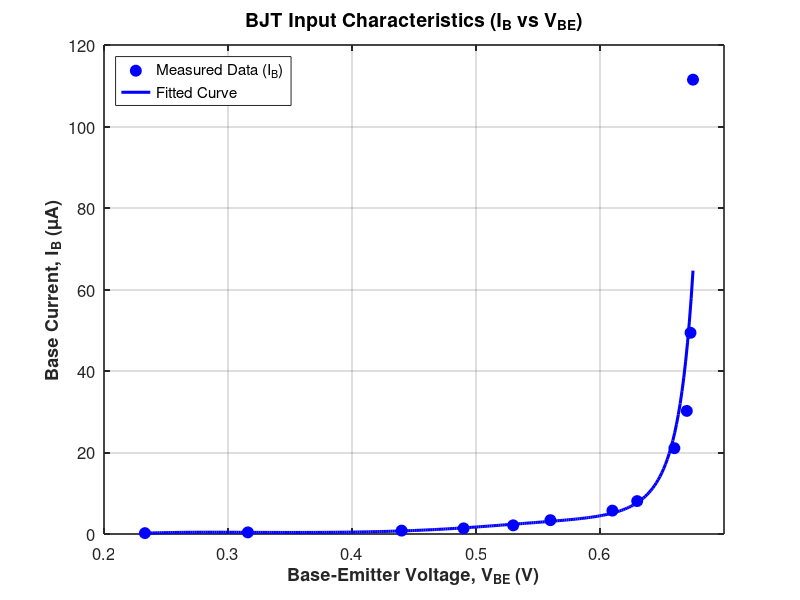
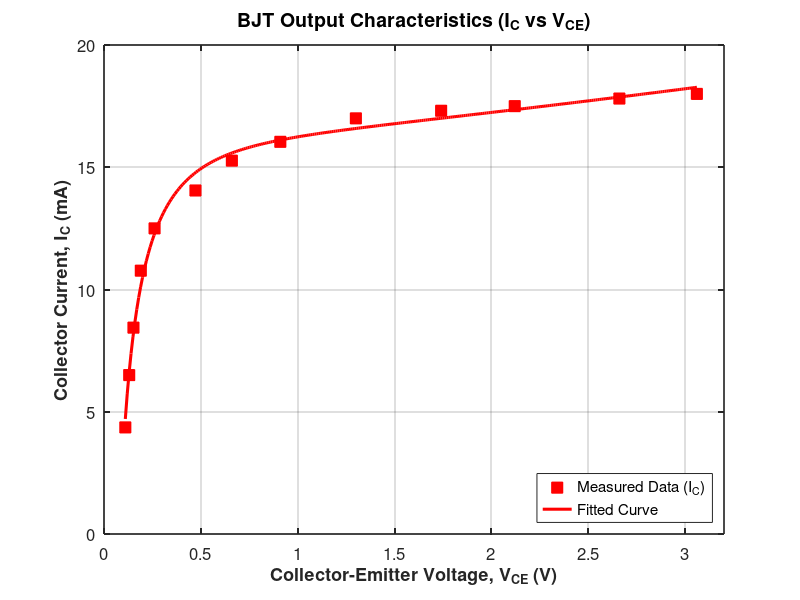

These charts were generated, in order, by the following MATLAB code:
clc; clear; close all;

x1 = [0.233, 0.316, 0.44, 0.49, 0.53, 0.56, 0.61, 0.63, 0.66, 0.67, 0.673, 0.675]; % Vbe (V)
y1 = [0.213, 0.4, 0.83, 1.38, 2.13, 3.4, 5.74, 8.08, 21.06, 30.21, 49.37, 111.49]; % Ib (uA)

y1_fit = log(y1); 
N1 = 6; 
X1 = zeros(N1, N1);
Y1 = zeros(N1, 1);

for i = 1:N1
    for j = 1:N1
        X1(i,j) = sum(x1.^(i+j-2));
    end
end

for i = 1:N1
    Y1(i,1) = sum((x1.^(i-1)) .* y1_fit);
end

P1 = flip(X1 \ Y1);
xi1 = linspace(min(x1), max(x1), 300);
yi1 = exp(polyval(P1, xi1));

x2 = [0.11, 0.13, 0.152, 0.19, 0.261, 0.472, 0.66, 0.91, 1.3, 1.74, 2.12, 2.66, 3.06]; % Vce (V)
y2 = [4.36, 6.5, 8.44, 10.77, 12.5, 14.05, 15.27, 16.04, 17, 17.31, 17.5, 17.81, 18];  % Ic (mA)

x2_fit = log(x2);
N2 = 4; 
X2 = zeros(N2, N2);
Y2 = zeros(N2, 1);

for i = 1:N2
    for j = 1:N2
        X2(i,j) = sum(x2_fit.^(i+j-2));
    end
end

for i = 1:N2
    Y2(i,1) = sum((x2_fit.^(i-1)) .* y2);
end

P2 = flip(X2 \ Y2);
xi2 = linspace(min(x2), max(x2), 300);
yi2 = polyval(P2, log(xi2));

figure('Name', 'Input Characteristics', 'Color', 'w', ...
       'Units', 'normalized', 'Position', [0.05, 0.15, 0.43, 0.7]);

plot(x1, y1, 'bo', 'MarkerSize', 8, 'MarkerFaceColor', 'b');
hold on;
plot(xi1, yi1, 'b-', 'LineWidth', 2.2);
grid on;
xlim([0.2, 0.7]);
ylim([0, 120]);
set(gca, 'FontSize', 12, 'LineWidth', 1.2);
xlabel('Base-Emitter Voltage, V_{BE} (V)', 'FontSize', 13, 'FontWeight', 'bold');
ylabel('Base Current, I_B (\muA)', 'FontSize', 13, 'FontWeight', 'bold');
title('BJT Input Characteristics (I_B vs V_{BE})', 'FontSize', 14, 'FontWeight', 'bold');
legend('Measured Data (I_B)', 'Fitted Curve', 'Location', 'northwest', 'FontSize', 11);

figure('Name', 'Output Characteristics', 'Color', 'w', ...
       'Units', 'normalized', 'Position', [0.52, 0.15, 0.43, 0.7]);

plot(x2, y2, 'rs', 'MarkerSize', 8, 'MarkerFaceColor', 'r');
hold on;
plot(xi2, yi2, 'r-', 'LineWidth', 2.2);
grid on;
xlim([0, 3.2]);
ylim([0, 20]);
set(gca, 'FontSize', 12, 'LineWidth', 1.2);
xlabel('Collector-Emitter Voltage, V_{CE} (V)', 'FontSize', 13, 'FontWeight', 'bold');
ylabel('Collector Current, I_C (mA)', 'FontSize', 13, 'FontWeight', 'bold');
title('BJT Output Characteristics (I_C vs V_{CE})', 'FontSize', 14, 'FontWeight', 'bold');
legend('Measured Data (I_C)', 'Fitted Curve', 'Location', 'southeast', 'FontSize', 11);
